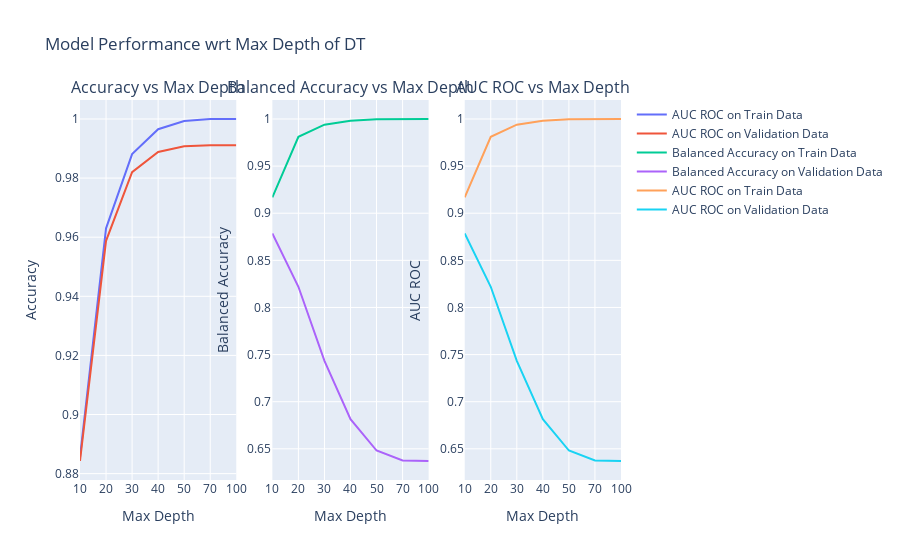

Source (notebook cell):
### Code cell
fig = make_subplots(rows=1, cols=3, subplot_titles=("Accuracy vs Max Depth", "Balanced Accuracy vs Max Depth", "AUC ROC vs Max Depth"))
# accuracy
fig.add_trace(go.Scatter(x=max_depths, y=gs.cv_results_['mean_train_Accuracy'], mode='lines', name='AUC ROC on Train Data'),
             row=1, col=1)
fig.add_trace(go.Scatter(x=max_depths, y=gs.cv_results_['mean_test_Accuracy'], mode='lines', name='AUC ROC on Validation Data'),
             row=1, col=1)
# f1 score
fig.add_trace(go.Scatter(x=max_depths, y=gs.cv_results_['mean_train_BalancedAccuracy'], mode='lines', name='Balanced Accuracy on Train Data'), 
             row=1, col=2)
fig.add_trace(go.Scatter(x=max_depths, y=gs.cv_results_['mean_test_BalancedAccuracy'], mode='lines', name='Balanced Accuracy on Validation Data'),
             row=1, col=2)
# auc roc
fig.add_trace(go.Scatter(x=max_depths, y=gs.cv_results_['mean_train_AUC'], mode='lines', name='AUC ROC on Train Data'), 
             row=1, col=3)
fig.add_trace(go.Scatter(x=max_depths, y=gs.cv_results_['mean_test_AUC'], mode='lines', name='AUC ROC on Validation Data'),
             row=1, col=3)

# Update xaxis properties
fig.update_xaxes(title_text="Max Depth", row=1, col=1, type='category')
fig.update_xaxes(title_text="Max Depth", row=1, col=2, type='category')
fig.update_xaxes(title_text="Max Depth", row=1, col=3, type='category')
# Update yaxis properties
fig.update_yaxes(title_text="Accuracy", row=1, col=1)
fig.update_yaxes(title_text="Balanced Accuracy", row=1, col=2)
fig.update_yaxes(title_text="AUC ROC",  row=1, col=3)
# update layout
fig.update_layout(title='Model Performance wrt Max Depth of DT')
fig.show()

### Figure 1 — Plotly figure (JSON) as saved in the notebook; plotly's stock layout.template omitted (floating-point values rounded to 4 significant figures)
{"data": [{"mode": "lines", "name": "AUC ROC on Train Data", "type": "scatter", "x": [10, 20, 30, 40, 50, 70, 100], "xaxis": "x", "y": [0.8856, 0.963, 0.9881, 0.9965, 0.9993, 1.0, 1], "yaxis": "y"}, {"mode": "lines", "name": "AUC ROC on Validation Data", "type": "scatter", "x": [10, 20, 30, 40, 50, 70, 100], "xaxis": "x", "y": [0.8843, 0.9588, 0.982, 0.9888, 0.9908, 0.9912, 0.9911], "yaxis": "y"}, {"mode": "lines", "name": "Balanced Accuracy on Train Data", "type": "scatter", "x": [10, 20, 30, 40, 50, 70, 100], "xaxis": "x2", "y": [0.9168, 0.9811, 0.994, 0.9983, 0.9997, 1.0, 1], "yaxis": "y2"}, {"mode": "lines", "name": "Balanced Accuracy on Validation Data", "type": "scatter", "x": [10, 20, 30, 40, 50, 70, 100], "xaxis": "x2", "y": [0.8787, 0.8219, 0.7434, 0.6814, 0.6482, 0.6376, 0.6371], "yaxis": "y2"}, {"mode": "lines", "name": "AUC ROC on Train Data", "type": "scatter", "x": [10, 20, 30, 40, 50, 70, 100], "xaxis": "x3", "y": [0.9168, 0.9811, 0.994, 0.9983, 0.9997, 1.0, 1], "yaxis": "y3"}, {"mode": "lines", "name": "AUC ROC on Validation Data", "type": "scatter", "x": [10, 20, 30, 40, 50, 70, 100], "xaxis": "x3", "y": [0.8787, 0.8219, 0.7434, 0.6814, 0.6482, 0.6376, 0.6371], "yaxis": "y3"}], "layout": {"annotations": [{"font": {"size": 16}, "showarrow": false, "text": "Accuracy vs Max Depth", "x": 0.1444, "xanchor": "center", "xref": "paper", "y": 1, "yanchor": "bottom", "yref": "paper"}, {"font": {"size": 16}, "showarrow": false, "text": "Balanced Accuracy vs Max Depth", "x": 0.5, "xanchor": "center", "xref": "paper", "y": 1, "yanchor": "bottom", "yref": "paper"}, {"font": {"size": 16}, "showarrow": false, "text": "AUC ROC vs Max Depth", "x": 0.8556, "xanchor": "center", "xref": "paper", "y": 1, "yanchor": "bottom", "yref": "paper"}], "autosize": true, "title": {"text": "Model Performance wrt Max Depth of DT"}, "xaxis": {"anchor": "y", "autorange": true, "domain": [0, 0.2889], "range": [0, 6], "title": {"text": "Max Depth"}, "type": "category"}, "xaxis2": {"anchor": "y2", "autorange": true, "domain": [0.3556, 0.6444], "range": [0, 6], "title": {"text": "Max Depth"}, "type": "category"}, "xaxis3": {"anchor": "y3", "autorange": true, "domain": [0.7111, 1], "range": [0, 6], "title": {"text": "Max Depth"}, "type": "category"}, "yaxis": {"anchor": "x", "autorange": true, "domain": [0, 1], "range": [0.8778, 1.006], "title": {"text": "Accuracy"}, "type": "linear"}, "yaxis2": {"anchor": "x2", "autorange": true, "domain": [0, 1], "range": [0.6169, 1.02], "title": {"text": "Balanced Accuracy"}, "type": "linear"}, "yaxis3": {"anchor": "x3", "autorange": true, "domain": [0, 1], "range": [0.6169, 1.02], "title": {"text": "AUC ROC"}, "type": "linear"}}}
